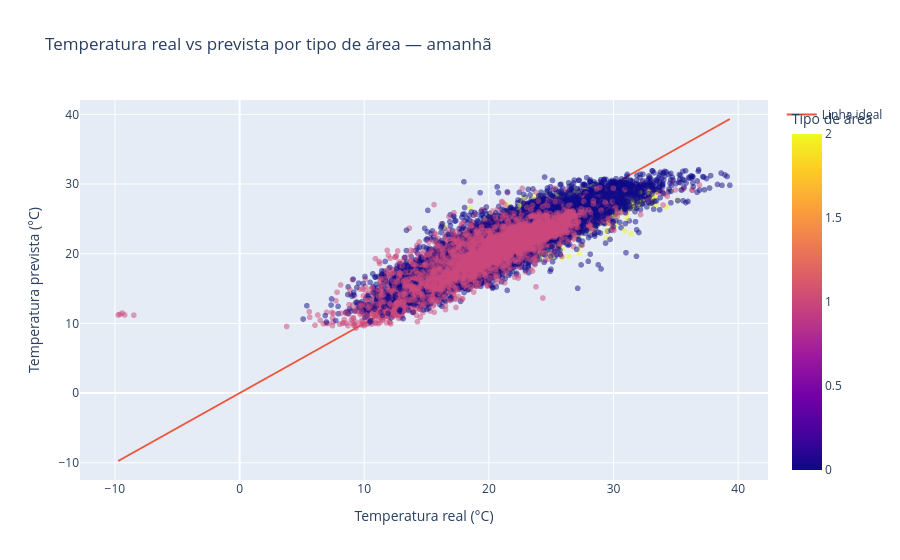

The cell this chart's notebook holds for it:
### Code cell
fig = px.scatter(
    comparacao_tipo_area_amanha_plot,
    x="real",
    y="previsto",
    color="tipo_area_idx",
    opacity=0.5,
    title="Temperatura real vs prevista por tipo de área — amanhã",
    labels={
        "real": "Temperatura real (°C)",
        "previsto": "Temperatura prevista (°C)",
        "tipo_area_idx": "Tipo de área"
    }
)

min_val = min(
    min(comparacao_tipo_area_amanha_plot["real"]),
    min(comparacao_tipo_area_amanha_plot["previsto"])
)

max_val = max(
    max(comparacao_tipo_area_amanha_plot["real"]),
    max(comparacao_tipo_area_amanha_plot["previsto"])
)

fig.add_trace(
    go.Scatter(
        x=[min_val, max_val],
        y=[min_val, max_val],
        mode="lines",
        name="Linha ideal"
    )
)

fig.show()

### Figure 1 — Plotly figure (JSON) as saved in the notebook; plotly's stock layout.template omitted (floating-point values rounded to 4 significant figures; data arrays with more than 128 entries replaced by an {"elided": "..."} marker saying what was removed)
{"data": [{"hovertemplate": "Temperatura real (°C)=%{x}<br>Temperatura prevista (°C)=%{y}<br>Tipo de área=%{marker.color}<extra></extra>", "legendgroup": "", "marker": {"color": {"elided": "45940 float values"}, "coloraxis": "coloraxis", "opacity": 0.5, "symbol": "circle"}, "mode": "markers", "name": "", "showlegend": false, "type": "scattergl", "x": {"elided": "45940 float values"}, "xaxis": "x", "y": {"elided": "45940 float values"}, "yaxis": "y"}, {"mode": "lines", "name": "Linha ideal", "type": "scatter", "x": [-9.74, 39.33], "y": [-9.74, 39.33]}], "layout": {"coloraxis": {"colorbar": {"title": {"text": "Tipo de área"}}, "colorscale": [[0, "#0d0887"], [0.1111, "#46039f"], [0.2222, "#7201a8"], [0.3333, "#9c179e"], [0.4444, "#bd3786"], [0.5556, "#d8576b"], [0.6667, "#ed7953"], [0.7778, "#fb9f3a"], [0.8889, "#fdca26"], [1, "#f0f921"]]}, "legend": {"tracegroupgap": 0}, "title": {"text": "Temperatura real vs prevista por tipo de área — amanhã"}, "xaxis": {"anchor": "y", "domain": [0, 1], "title": {"text": "Temperatura real (°C)"}}, "yaxis": {"anchor": "x", "domain": [0, 1], "title": {"text": "Temperatura prevista (°C)"}}}}
